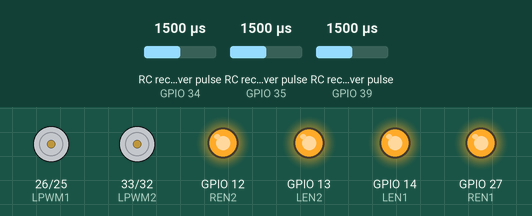
Simulated run of this sketch. Board: ESP32. Parts: motor-driver pin pairs drawn as motors (green arrow = first pin HIGH = forward, orange = second pin HIGH = backward, longer = more drive), output pins drawn as LEDs (lit = HIGH). Wiring (inferred from the names in the program): 3 × RC receiver channel: data GPIO 34 / data GPIO 35 / data GPIO 39. The inputs (shaded band) are chosen by the test bench; at power-on: RC receiver pulse (sensors on GPIO 35, GPIO 34, GPIO 39) 1500 µs.

Above: at 1.2 s.
1.3 s: RC receiver pulse (sensor on GPIO 35) set to 1020 µs
At 2.5 s:
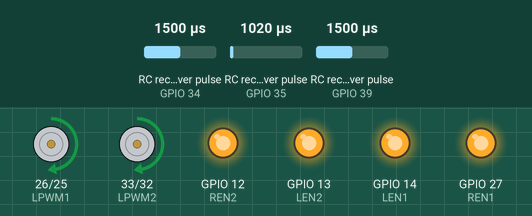
2.8 s: RC receiver pulse (sensor on GPIO 34) set to 1020 µs
At 3.8 s:
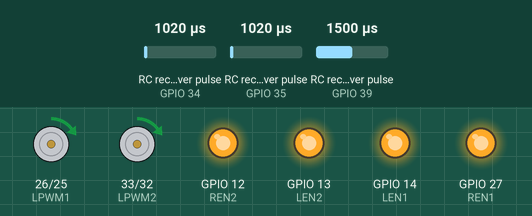
4.3 s: RC receiver pulse (sensor on GPIO 39) set to 1020 µs
At 4.9 s:
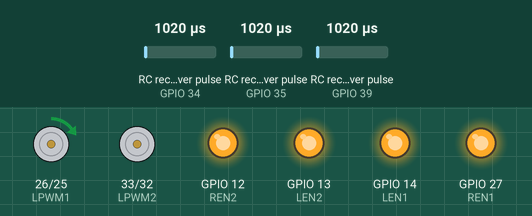
5.8 s: RC receiver pulse (sensor on GPIO 34) set to 1500 µs
At 7.0 s:
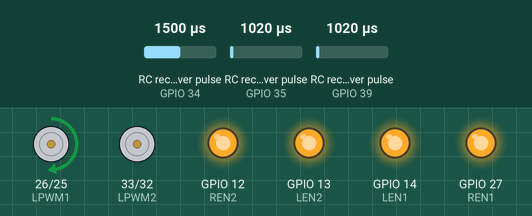
7.3 s: RC receiver pulse (sensor on GPIO 35) set to 1250 µs
At 8.4 s:
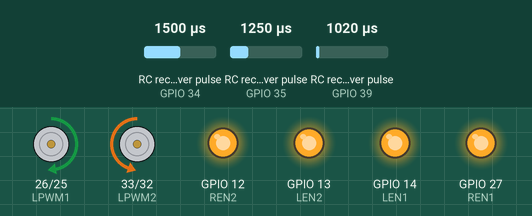
8.8 s: RC receiver pulse (sensor on GPIO 39) set to 1750 µs
At 9.5 s:
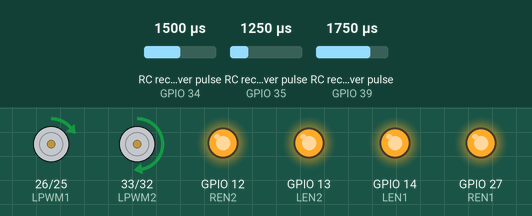
Timing chart, 0 to 11.3 s (numbered marks = the images above; inputs shaded):
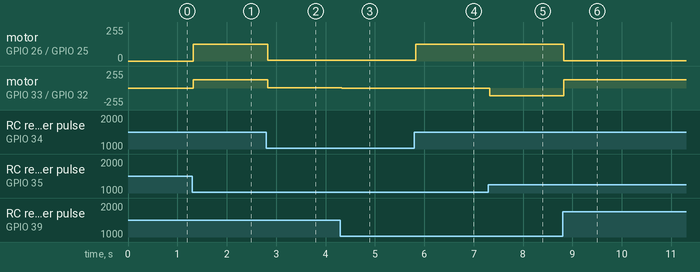

Measured:
- after the input at 1.3 s, motor on GPIO 26 (LPWM1) / GPIO 25 (RPWM1), motor on GPIO 33 (LPWM2) / GPIO 32 (RPWM2): stopped → forward 127/255 at once
- after the input at 2.8 s, motor on GPIO 26 (LPWM1) / GPIO 25 (RPWM1), motor on GPIO 33 (LPWM2) / GPIO 32 (RPWM2): forward 127/255 → forward 5/255 at once
- after the input at 4.3 s, motor on GPIO 33 (LPWM2) / GPIO 32 (RPWM2): forward 5/255 → stopped at once
- after the input at 5.8 s, motor on GPIO 26 (LPWM1) / GPIO 25 (RPWM1): forward 5/255 → forward 127/255 at once
- after the input at 7.3 s, motor on GPIO 33 (LPWM2) / GPIO 32 (RPWM2): stopped → backward 117/255 at once
- after the input at 8.8 s, motor on GPIO 26 (LPWM1) / GPIO 25 (RPWM1): forward 127/255 → forward 1/255 at once; motor on GPIO 33 (LPWM2) / GPIO 32 (RPWM2): backward 117/255 → forward 127/255 at once

The sketch:

flysky_car.ino
```cpp
#define chSpeed 34
#define chMove  35
#define chTurn  39

#define RPWM1 25
#define LPWM1 26
#define REN1  27
#define LEN1  14

#define RPWM2 32
#define LPWM2 33
#define REN2  12
#define LEN2  13

int speedLimit;
int moveValue;
int turnValue;

void setup() {

  Serial.begin(115200);

  pinMode(chSpeed, INPUT);
  pinMode(chMove, INPUT);
  pinMode(chTurn, INPUT);

  pinMode(REN1, OUTPUT);
  pinMode(LEN1, OUTPUT);
  pinMode(REN2, OUTPUT);
  pinMode(LEN2, OUTPUT);

  digitalWrite(REN1, HIGH);
  digitalWrite(LEN1, HIGH);
  digitalWrite(REN2, HIGH);
  digitalWrite(LEN2, HIGH);

  ledcAttach(RPWM1, 1000, 8);
  ledcAttach(LPWM1, 1000, 8);
  ledcAttach(RPWM2, 1000, 8);
  ledcAttach(LPWM2, 1000, 8);
}

void loop() {

  int speedPulse = pulseIn(chSpeed, HIGH, 25000);
  int movePulse  = pulseIn(chMove, HIGH, 25000);
  int turnPulse  = pulseIn(chTurn, HIGH, 25000);

  // Speed only positive (0–255)
  speedLimit = map(speedPulse, 1000, 2000, 0, 255);
  speedLimit = constrain(speedLimit, 0, 255);

  // Forward / Backward
  moveValue = map(movePulse, 1000, 2000, -255, 255);

  // Turning
  turnValue = map(turnPulse, 1000, 2000, -255, 255);

  // Deadband
  if (abs(moveValue) < 20) moveValue = 0;
  if (abs(turnValue) < 20) turnValue = 0;

  int leftMotor  = moveValue + turnValue;
  int rightMotor = moveValue - turnValue;

  // Limit by speed channel
  leftMotor  = constrain(leftMotor, -speedLimit, speedLimit);
  rightMotor = constrain(rightMotor, -speedLimit, speedLimit);

  driveMotor(RPWM1, LPWM1, leftMotor);
  driveMotor(RPWM2, LPWM2, rightMotor);
}

void driveMotor(int rpwm, int lpwm, int value) {

  if (value > 0) {
    ledcWrite(rpwm, value);
    ledcWrite(lpwm, 0);
  }
  else if (value < 0) {
    ledcWrite(rpwm, 0);
    ledcWrite(lpwm, abs(value));
  }
  else {
    ledcWrite(rpwm, 0);
    ledcWrite(lpwm, 0);
  }
}
```
